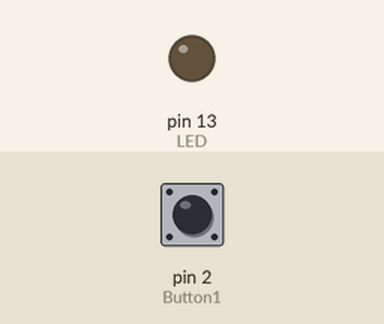
Simulated run of this sketch. Board: Arduino Uno, built with avr-gcc and run on an emulated ATmega328P. Parts: output pins drawn as LEDs (lit = HIGH). Dashed ring = blinking. The inputs (shaded band) are chosen by the test bench; at power-on: pin 2 (Button1) HIGH.

Above: at 0.1 s.
At 2.8 s:
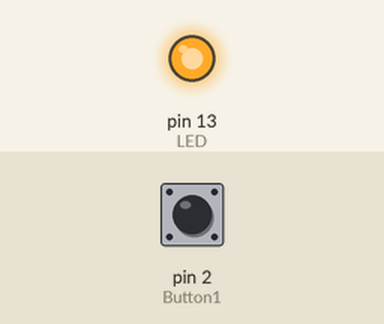
2.9 s: pin 2 (Button1) pulled LOW for 0.15 s
At 3.47 s:
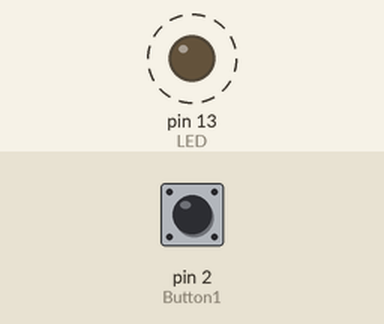
Timing chart, 0 to 11.9 s (numbered marks = the images above; inputs shaded):
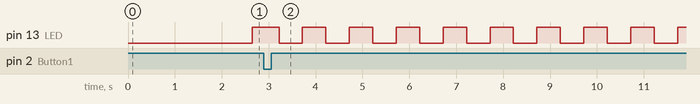

The sketch:

menu_4.ino
```cpp
/*
	menu_4.ino implements a hardware interrupt on pin D2

	Use an Uno and Sparkfun Serial-enabled 4x20 character LCD display LCD-09568

	Connect D4 from Uno to RX pin of LCD display

	Connect pushbutton between D2 and ground


	Serial LCD positioning codes (send mySerial.write(254) first to initiate cursor move)
position 	1 		2 		3 		4 		5 		6 		7 		8 		9 		10 	11 	12 	13 	14 	15 	16
line 1 		128 	129 	130 	131 	132 	133 	134 	135 	136 	137 	138 	139 	140 	141 	142 	143
line 2 		192 	193 	194 	195 	196 	197 	198 	199 	200 	201 	202 	203 	204 	205 	206 	207
line 3 		148	149
line 4 		212	213
*/

#include <SoftwareSerial.h>

#define Button1 2 // Uno pin D2
#define LED 13 // use built-in LED on pin 13

SoftwareSerial mySerial(3,4); // pin 4 = TX, pin 3 = RX (unused)

int flashrate = 1; // initial flash rate, 1 Hz
int flashdelay = 1000/flashrate; // convert flash rate into a ms delay value
char buf[4]; // for ASCII conversion of flashrate
long oldtime;
boolean buttonFlag = false;
boolean buttonState1;
boolean buttonState2;

void setup(){
	pinMode(LED, OUTPUT); // turn LED pin to output
	pinMode(Button1, INPUT_PULLUP); // make button input, use internal pullup resistor

	mySerial.begin(9600);
	delay(600); // needed to let Serial LCD boot up
	mySerial.write(254); mySerial.write(0x01); // clear screen command
	delay(1000);
	mySerial.write(254);mySerial.write(128); // position cursor on 1st line
	mySerial.write("Choose a flash rate");
	mySerial.write(254);mySerial.write(192); // position cursor on 1st line
	mySerial.write("at any time");
	mySerial.write(254);mySerial.write(148); // position cursor on 3rd line

	// Use the Integer TO Ascii function itoa() to convert flashrate into ASCII
	// The value gets stored in the buffer 'buf', and the 3rd argument says to do a
	// base10 conversion
	itoa(flashrate, buf, 10);
	mySerial.write(buf); // display ASCII flash rate stored in buf
	mySerial.write(254);mySerial.write(151); // move cursor over
	mySerial.write("Hz");
	oldtime = millis();

	// Create an interrupt to watch for. Use Arduino Uno's Interrupt 0
	// which is on pin D2, call the buttonCheck function when triggered,
	// and trigger the interrupt when D2 is pulled LOW.
	attachInterrupt(0, buttonInt, LOW);
}

void loop(){
	// Each time through the loop, check the new time and see if
	// enough milliseconds have elapsed to toggle the LED
	if (millis() >= oldtime + flashdelay) {
		oldtime = millis(); // update oldtime to the new millis() value
		digitalWrite(LED, !(digitalRead(LED)) ); // toggle led
	}

	// If the button was pressed to trigger the interrupt service routine
	// and set buttonFlag == true, then this section will execute the next
	// time through the main loop.
	if (buttonFlag){
		flashdelay = flashadjust();
		buttonFlag = false; // reset buttonFlag
	}
}

// *******************************************
// The interrupt service routine. This will interrupt any
// long-running process briefly to execute its code, then
// return to where ever the loop was previously at.
void buttonInt(){
	detachInterrupt(0); // temporarily shut off the interrupt
	buttonState1 = digitalRead(Button1);
	delay(10); // crude debounce
	buttonState2 = digitalRead(Button1);
	if (buttonState1 == buttonState2){
		buttonFlag = true;
	}
	attachInterrupt(0, buttonInt, LOW); // restart the interrupt
}

//************************************************
// function flashadjust that adjusts the flashrate
// This only runs if the buttonFlag is true, so it only takes time
// away from the main loop if the button is actually pressed.
int flashadjust() {
	if (flashrate < 64)
	{
		flashrate = flashrate * 2; // double flashrate
	}
	else if (flashrate >= 64)
	{
		// Reset the flashrate back to 1
		flashrate = 1;
		// Flash rates above 64 become hard to see, so there's
		// no point in flashing faster
	}
	// Now update the displayed flashrate
	mySerial.write(254);mySerial.write(148);
	mySerial.write("      "); // write 6 blank spaces to clear number
	mySerial.write(254);mySerial.write(148);
	mySerial.write(itoa(flashrate,buf,10)); // display flash rate
	mySerial.write(" Hz");
	flashdelay = 1000 / flashrate; // calculate new flashdelay (ms)
	return(flashdelay);
}
```

Measured:
- after the input at 2.9 s, pin 13 (LED): alternates HIGH for 0.50 s and LOW for 0.50 s, starting after 0.32 s
